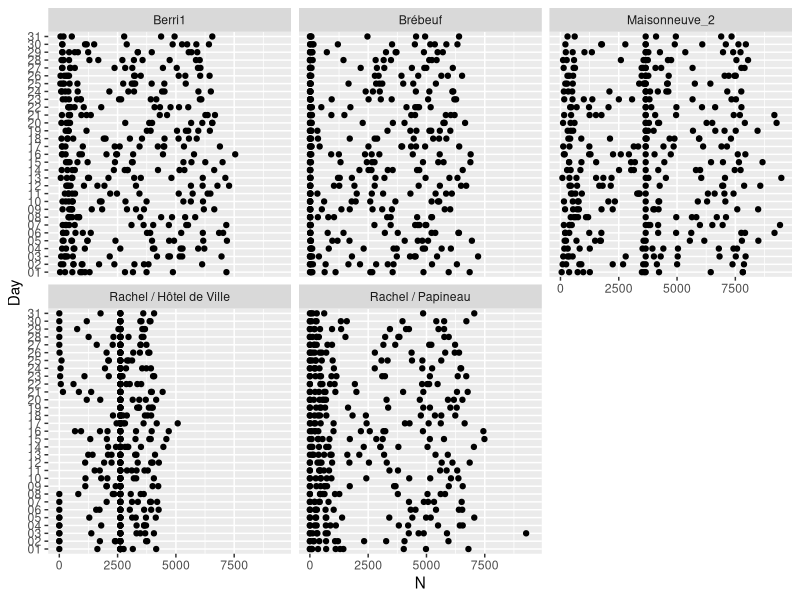
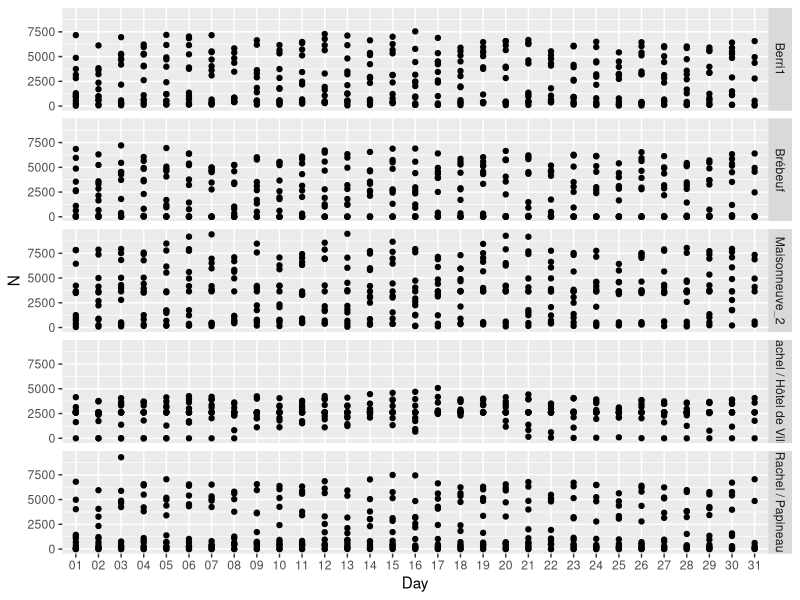

Write the R code that produced these figures, in order.

library(tidyverse)
library(knitr)
bikes <- read_csv("bikes2016.csv")
str(bikes)

bikes <- dplyr::select(bikes, -Timestamp)

str(bikes)

bikes %>% 
  summarise_all(funs(100*mean(is.na(.))))

bikes <- bikes %>%
  gather(key = District, value = N, -Date) 

bikes %>%
  na.omit() %>%
  group_by(District) %>%
  summarise(personas = sum(N))

bikes %>%
  group_by(District) %>%
  mutate(N = ifelse(is.na(N), mean(N, na.rm = TRUE), N)) -> bikes

bikes %>%
  separate(Date, c("Day", "Month", "Year"), sep = "/") -> bikes

bikes %>%
  group_by(District) %>%
  summarise(ciclistas = sum(N)) %>%
  arrange(desc(ciclistas)) %>%
  slice(1:5)

filtro1 <- bikes %>%
  group_by(District) %>%
  summarise(ciclistas = sum(N)) %>%
  arrange(desc(ciclistas)) %>%
  slice(1:5) %>%
  select(-ciclistas)

bikes %>%
  semi_join(filtro1, by = c("District")) %>%
  arrange(District) %>%
  ggplot(aes(x = Day, y = N)) +
  geom_point() + geom_smooth() + coord_flip() +
  facet_wrap(District~.)

bikes %>%
  semi_join(filtro1, by = c("District")) %>%
  arrange(District) %>%
  ggplot(aes(x = Day, y = N)) +
  geom_point() + geom_smooth() + 
  facet_grid(District~.)


bikes %>%
  filter(str_detect(District, 'Berry1|University|Boyer|ParcB')) %>%
  filter(str_detect(Month, '01'))


